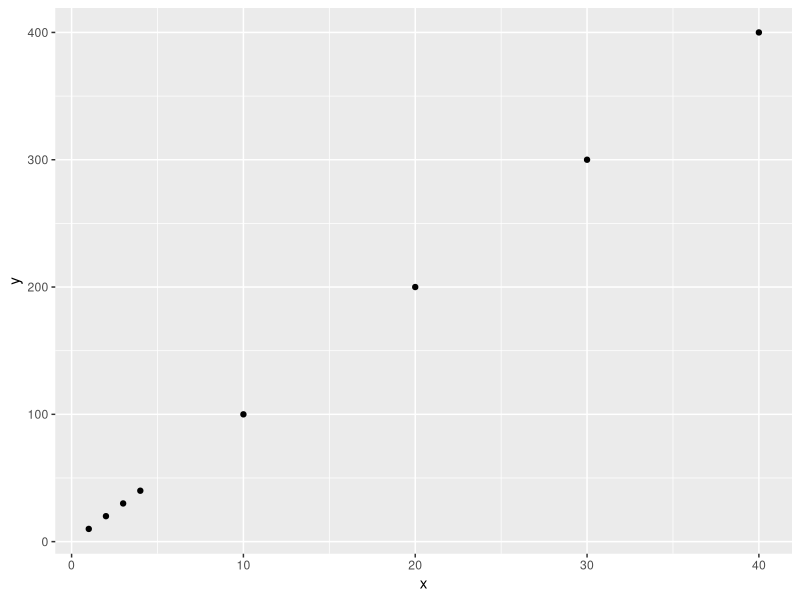

Reproduce this figure in R.
#!/usr/bin/env Rscript
#
# 生成 tests/fixtures/facet_r_reference.json —— 分面（M1-6）的 R 侧参考值。
#
#   pixi run -e refs refs:facet
#
# 对 6 个 case 跑真正的 ggplot2 4.0.3：
#
#   1. wrap_ncol2            facet_wrap(~a, ncol = 2)：2 列面板
#   2. wrap_as_table_false   facet_wrap(~c, ncol = 2, as.table = FALSE)：2×2，从下往上
#   3. grid_2x2              facet_grid(b ~ a)：2×2 行列
#   4. grid_as_table_false   facet_grid(b ~ a, as.table = FALSE)：行变量倒序
#   5. grid_free             facet_grid(b ~ a, scales = "free")：x 按列、y 按行
#   6. wrap_free             facet_wrap(~a, ncol = 2, scales = "free")：每面板一套
#
# 记录：
#   - ggplot_build(p)$layout$layout 的 PANEL / ROW / COL / SCALE_X / SCALE_Y
#     与分面变量（顺序按 factor levels，不是出现顺序）；
#   - 每个面板的 panel_params[[i]]$x.range / y.range（含 expand）；
#   - ggplotGrob(p) 的 panel 宽高单位（`1null`）+ panel / strip 的布局名字。
#
# 只读不算：Python 侧 tests/test_facet_r_parity.py 用同一份数据逐值比。

suppressPackageStartupMessages({
  library(ggplot2)
  library(jsonlite)
})

# 不开默认绘图设备：否则 ggplot 会在 CWD 留下 Rplots.pdf（产物不可复现）。
invisible(pdf(NULL))

out_path <- "tests/fixtures/facet_r_reference.json"

# factor 的 levels 故意与出现顺序不同：分面顺序必须按 levels。
facet_data <- data.frame(
  x = c(1, 2, 3, 4, 10, 20, 30, 40),
  y = c(10, 20, 30, 40, 100, 200, 300, 400),
  a = factor(c("p", "p", "q", "q", "p", "p", "q", "q"), levels = c("q", "p")),
  b = factor(c("u", "u", "u", "u", "v", "v", "v", "v"), levels = c("v", "u")),
  c = factor(c("d", "d", "c", "c", "b", "b", "a", "a"), levels = c("d", "c", "b", "a"))
)

num <- function(value) {
  if (is.null(value)) {
    return(NULL)
  }
  value <- as.numeric(value)
  if (all(is.na(value))) {
    return(NULL)
  }
  unname(value)
}

facet_vars <- function(layout) {
  setdiff(names(layout), c("PANEL", "ROW", "COL", "SCALE_X", "SCALE_Y", "COORD"))
}

layout_records <- function(build) {
  layout <- build$layout$layout
  vars <- facet_vars(layout)
  lapply(seq_len(nrow(layout)), function(i) {
    record <- list(
      PANEL = as.integer(layout$PANEL[i]),
      ROW = as.integer(layout$ROW[i]),
      COL = as.integer(layout$COL[i]),
      SCALE_X = as.integer(layout$SCALE_X[i]),
      SCALE_Y = as.integer(layout$SCALE_Y[i])
    )
    for (name in vars) {
      record[[name]] <- as.character(layout[[name]][i])
    }
    record
  })
}

panel_params <- function(build) {
  params <- build$layout$panel_params
  lapply(seq_along(params), function(i) {
    list(
      PANEL = as.integer(i),
      x_range = num(params[[i]]$x.range),
      y_range = num(params[[i]]$y.range)
    )
  })
}

gtable_summary <- function(plot) {
  grob <- ggplotGrob(plot)
  panels <- grob$layout[grepl("^panel", grob$layout$name), , drop = FALSE]
  strips <- grob$layout[grepl("^strip", grob$layout$name), , drop = FALSE]
  columns <- sort(unique(panels$l))
  rows <- sort(unique(panels$t))
  list(
    panel_columns = as.character(grob$widths[columns]),
    panel_rows = as.character(grob$heights[rows]),
    panel_names = sort(as.character(panels$name)),
    strip_names = sort(as.character(strips$name)),
    strip_sizes = lapply(seq_len(nrow(strips)), function(i) {
      list(
        name = as.character(strips$name[i]),
        width = as.character(grob$widths[strips$l[i]]),
        height = as.character(grob$heights[strips$t[i]])
      )
    }),
    strip_positions = lapply(seq_len(nrow(strips)), function(i) {
      list(
        name = as.character(strips$name[i]),
        t = as.integer(strips$t[i]),
        l = as.integer(strips$l[i]),
        b = as.integer(strips$b[i]),
        r = as.integer(strips$r[i])
      )
    })
  )
}

describe <- function(name, plot, with_gtable = FALSE) {
  build <- ggplot_build(plot)
  case <- list(
    name = name,
    layout = layout_records(build),
    panels = panel_params(build)
  )
  if (with_gtable) {
    case$gtable <- gtable_summary(plot)
  }
  case
}

base_plot <- ggplot(facet_data, aes(x = x, y = y)) + geom_point()

cases <- list(
  describe("wrap_ncol2", base_plot + facet_wrap(~a, ncol = 2), with_gtable = TRUE),
  describe("wrap_as_table_false", base_plot + facet_wrap(~c, ncol = 2, as.table = FALSE)),
  describe("grid_2x2", base_plot + facet_grid(b ~ a), with_gtable = TRUE),
  describe("grid_as_table_false", base_plot + facet_grid(b ~ a, as.table = FALSE)),
  describe("grid_free", base_plot + facet_grid(b ~ a, scales = "free")),
  describe("wrap_free", base_plot + facet_wrap(~a, ncol = 2, scales = "free"))
)

payload <- list(
  ggplot2 = as.character(packageVersion("ggplot2")),
  data = list(
    x = facet_data$x,
    y = facet_data$y,
    a = as.character(facet_data$a),
    b = as.character(facet_data$b),
    c = as.character(facet_data$c),
    a_levels = levels(facet_data$a),
    b_levels = levels(facet_data$b),
    c_levels = levels(facet_data$c)
  ),
  cases = cases
)

dir.create(dirname(out_path), recursive = TRUE, showWarnings = FALSE)
writeLines(
  toJSON(payload, auto_unbox = TRUE, digits = NA, pretty = TRUE, null = "null"),
  out_path
)
cat("wrote", out_path, "with", length(cases), "cases\n")
